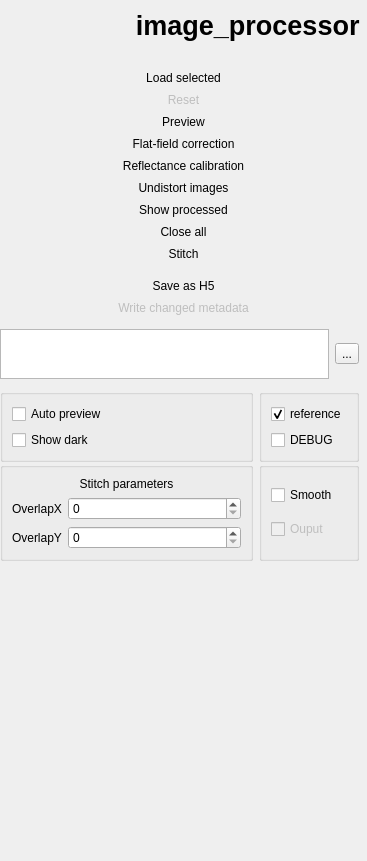
<?xml version="1.0" encoding="UTF-8"?>
<ui version="4.0">
 <class>Form</class>
 <widget class="QWidget" name="Form">
  <property name="geometry">
   <rect>
    <x>0</x>
    <y>0</y>
    <width>367</width>
    <height>861</height>
   </rect>
  </property>
  <property name="sizePolicy">
   <sizepolicy hsizetype="Minimum" vsizetype="Preferred">
    <horstretch>0</horstretch>
    <verstretch>0</verstretch>
   </sizepolicy>
  </property>
  <property name="windowTitle">
   <string>Form</string>
  </property>
  <layout class="QVBoxLayout" name="verticalLayout" stretch="0,0,1,0,0">
   <property name="leftMargin">
    <number>0</number>
   </property>
   <property name="topMargin">
    <number>0</number>
   </property>
   <property name="rightMargin">
    <number>0</number>
   </property>
   <property name="bottomMargin">
    <number>0</number>
   </property>
   <item>
    <spacer name="verticalSpacer_6">
     <property name="orientation">
      <enum>Qt::Vertical</enum>
     </property>
     <property name="sizeType">
      <enum>QSizePolicy::Fixed</enum>
     </property>
     <property name="sizeHint" stdset="0">
      <size>
       <width>20</width>
       <height>10</height>
      </size>
     </property>
    </spacer>
   </item>
   <item>
    <widget class="QLabel" name="title">
     <property name="font">
      <font>
       <pointsize>20</pointsize>
       <weight>75</weight>
       <bold>true</bold>
      </font>
     </property>
     <property name="autoFillBackground">
      <bool>false</bool>
     </property>
     <property name="styleSheet">
      <string notr="true">background-color:  transparent;</string>
     </property>
     <property name="text">
      <string>image_processor </string>
     </property>
     <property name="alignment">
      <set>Qt::AlignRight|Qt::AlignTop|Qt::AlignTrailing</set>
     </property>
    </widget>
   </item>
   <item>
    <spacer name="verticalSpacer_2">
     <property name="orientation">
      <enum>Qt::Vertical</enum>
     </property>
     <property name="sizeType">
      <enum>QSizePolicy::Fixed</enum>
     </property>
     <property name="sizeHint" stdset="0">
      <size>
       <width>20</width>
       <height>20</height>
      </size>
     </property>
    </spacer>
   </item>
   <item>
    <layout class="QGridLayout" name="gridLayout" rowstretch="0,0,0,0,0,0,0,0,0,0,0,0,0,0,0,0,0,0,0,0,0,0,0,0" columnstretch="2,0,0,0">
     <property name="leftMargin">
      <number>0</number>
     </property>
     <property name="rightMargin">
      <number>0</number>
     </property>
     <property name="verticalSpacing">
      <number>0</number>
     </property>
     <item row="9" column="0" colspan="4">
      <widget class="QPushButton" name="btn_undistort_images">
       <property name="text">
        <string>Undistort images</string>
       </property>
       <property name="flat">
        <bool>true</bool>
       </property>
      </widget>
     </item>
     <item row="22" column="0">
      <widget class="QGroupBox" name="groupBox_4">
       <property name="title">
        <string/>
       </property>
       <layout class="QVBoxLayout" name="verticalLayout_3">
        <item>
         <widget class="QCheckBox" name="cb_peview_on_load">
          <property name="text">
           <string>Auto preview</string>
          </property>
         </widget>
        </item>
        <item>
         <widget class="QCheckBox" name="cb_preview_dark">
          <property name="text">
           <string>Show dark</string>
          </property>
         </widget>
        </item>
       </layout>
      </widget>
     </item>
     <item row="10" column="0" colspan="4">
      <widget class="QPushButton" name="btn_show_processed">
       <property name="minimumSize">
        <size>
         <width>0</width>
         <height>0</height>
        </size>
       </property>
       <property name="text">
        <string>Show processed</string>
       </property>
       <property name="flat">
        <bool>true</bool>
       </property>
      </widget>
     </item>
     <item row="18" column="0" colspan="3">
      <spacer name="verticalSpacer_3">
       <property name="orientation">
        <enum>Qt::Vertical</enum>
       </property>
       <property name="sizeHint" stdset="0">
        <size>
         <width>20</width>
         <height>10</height>
        </size>
       </property>
      </spacer>
     </item>
     <item row="23" column="1" colspan="2">
      <widget class="QGroupBox" name="groupBox_2">
       <property name="title">
        <string/>
       </property>
       <layout class="QVBoxLayout" name="verticalLayout_4">
        <item>
         <widget class="QCheckBox" name="checkBox_5">
          <property name="text">
           <string>Smooth</string>
          </property>
         </widget>
        </item>
        <item>
         <widget class="QCheckBox" name="cb_show_output">
          <property name="enabled">
           <bool>false</bool>
          </property>
          <property name="text">
           <string>Ouput</string>
          </property>
          <property name="checked">
           <bool>false</bool>
          </property>
         </widget>
        </item>
       </layout>
      </widget>
     </item>
     <item row="19" column="3">
      <spacer name="horizontalSpacer">
       <property name="orientation">
        <enum>Qt::Horizontal</enum>
       </property>
       <property name="sizeType">
        <enum>QSizePolicy::Fixed</enum>
       </property>
       <property name="sizeHint" stdset="0">
        <size>
         <width>2</width>
         <height>20</height>
        </size>
       </property>
      </spacer>
     </item>
     <item row="21" column="0" colspan="3">
      <spacer name="verticalSpacer_4">
       <property name="orientation">
        <enum>Qt::Vertical</enum>
       </property>
       <property name="sizeHint" stdset="0">
        <size>
         <width>20</width>
         <height>10</height>
        </size>
       </property>
      </spacer>
     </item>
     <item row="16" column="0" colspan="4">
      <widget class="QPushButton" name="btn_save">
       <property name="minimumSize">
        <size>
         <width>0</width>
         <height>0</height>
        </size>
       </property>
       <property name="text">
        <string>Save as H5</string>
       </property>
       <property name="flat">
        <bool>true</bool>
       </property>
      </widget>
     </item>
     <item row="23" column="0">
      <widget class="QGroupBox" name="groupBox_3">
       <property name="title">
        <string/>
       </property>
       <layout class="QGridLayout" name="gridLayout_4" columnstretch="0,1">
        <item row="2" column="1">
         <widget class="QDoubleSpinBox" name="sb_overlap_y">
          <property name="decimals">
           <number>0</number>
          </property>
          <property name="maximum">
           <double>10000.000000000000000</double>
          </property>
         </widget>
        </item>
        <item row="1" column="0">
         <widget class="QLabel" name="label">
          <property name="text">
           <string>OverlapX</string>
          </property>
         </widget>
        </item>
        <item row="2" column="0">
         <widget class="QLabel" name="label_2">
          <property name="text">
           <string>OverlapY</string>
          </property>
         </widget>
        </item>
        <item row="1" column="1">
         <widget class="QDoubleSpinBox" name="sb_overlap_x">
          <property name="sizePolicy">
           <sizepolicy hsizetype="Minimum" vsizetype="Fixed">
            <horstretch>0</horstretch>
            <verstretch>0</verstretch>
           </sizepolicy>
          </property>
          <property name="buttonSymbols">
           <enum>QAbstractSpinBox::UpDownArrows</enum>
          </property>
          <property name="prefix">
           <string/>
          </property>
          <property name="decimals">
           <number>0</number>
          </property>
          <property name="maximum">
           <double>10000.000000000000000</double>
          </property>
         </widget>
        </item>
        <item row="0" column="0" colspan="2">
         <widget class="QLabel" name="label_3">
          <property name="text">
           <string>Stitch parameters</string>
          </property>
          <property name="alignment">
           <set>Qt::AlignCenter</set>
          </property>
         </widget>
        </item>
       </layout>
      </widget>
     </item>
     <item row="15" column="0" colspan="3">
      <spacer name="verticalSpacer_5">
       <property name="orientation">
        <enum>Qt::Vertical</enum>
       </property>
       <property name="sizeHint" stdset="0">
        <size>
         <width>20</width>
         <height>10</height>
        </size>
       </property>
      </spacer>
     </item>
     <item row="22" column="1" colspan="2">
      <widget class="QGroupBox" name="groupBox">
       <property name="sizePolicy">
        <sizepolicy hsizetype="Preferred" vsizetype="Minimum">
         <horstretch>0</horstretch>
         <verstretch>0</verstretch>
        </sizepolicy>
       </property>
       <property name="title">
        <string/>
       </property>
       <layout class="QVBoxLayout" name="verticalLayout_2">
        <item>
         <widget class="QCheckBox" name="cb_preview_ref">
          <property name="text">
           <string>reference</string>
          </property>
          <property name="checked">
           <bool>true</bool>
          </property>
         </widget>
        </item>
        <item>
         <widget class="QCheckBox" name="btn_debug">
          <property name="text">
           <string>DEBUG</string>
          </property>
         </widget>
        </item>
       </layout>
      </widget>
     </item>
     <item row="17" column="0" colspan="4">
      <widget class="QPushButton" name="btn_write_metadata">
       <property name="enabled">
        <bool>false</bool>
       </property>
       <property name="text">
        <string>Write changed metadata</string>
       </property>
       <property name="flat">
        <bool>true</bool>
       </property>
      </widget>
     </item>
     <item row="19" column="0" colspan="2">
      <widget class="QPlainTextEdit" name="output_folder">
       <property name="maximumSize">
        <size>
         <width>16777215</width>
         <height>50</height>
        </size>
       </property>
       <property name="tabChangesFocus">
        <bool>true</bool>
       </property>
      </widget>
     </item>
     <item row="14" column="0" colspan="4">
      <widget class="QPushButton" name="btn_stitch">
       <property name="sizePolicy">
        <sizepolicy hsizetype="Minimum" vsizetype="Preferred">
         <horstretch>0</horstretch>
         <verstretch>0</verstretch>
        </sizepolicy>
       </property>
       <property name="minimumSize">
        <size>
         <width>0</width>
         <height>0</height>
        </size>
       </property>
       <property name="text">
        <string>Stitch</string>
       </property>
       <property name="flat">
        <bool>true</bool>
       </property>
      </widget>
     </item>
     <item row="12" column="0" colspan="4">
      <widget class="QPushButton" name="btn_close_views">
       <property name="minimumSize">
        <size>
         <width>0</width>
         <height>0</height>
        </size>
       </property>
       <property name="text">
        <string>Close all</string>
       </property>
       <property name="flat">
        <bool>true</bool>
       </property>
      </widget>
     </item>
     <item row="19" column="2">
      <widget class="QToolButton" name="btn_set_filepath_out">
       <property name="sizePolicy">
        <sizepolicy hsizetype="Fixed" vsizetype="Fixed">
         <horstretch>0</horstretch>
         <verstretch>0</verstretch>
        </sizepolicy>
       </property>
       <property name="text">
        <string>...</string>
       </property>
      </widget>
     </item>
     <item row="8" column="0" colspan="4">
      <widget class="QPushButton" name="btn_refl_calib">
       <property name="text">
        <string>Reflectance calibration</string>
       </property>
       <property name="flat">
        <bool>true</bool>
       </property>
      </widget>
     </item>
     <item row="6" column="0" colspan="4">
      <widget class="QPushButton" name="btn_ffc">
       <property name="minimumSize">
        <size>
         <width>0</width>
         <height>0</height>
        </size>
       </property>
       <property name="text">
        <string>Flat-field correction</string>
       </property>
       <property name="flat">
        <bool>true</bool>
       </property>
      </widget>
     </item>
     <item row="2" column="0" rowspan="2" colspan="4">
      <widget class="QPushButton" name="btn_preview">
       <property name="sizePolicy">
        <sizepolicy hsizetype="Minimum" vsizetype="Expanding">
         <horstretch>0</horstretch>
         <verstretch>0</verstretch>
        </sizepolicy>
       </property>
       <property name="minimumSize">
        <size>
         <width>0</width>
         <height>0</height>
        </size>
       </property>
       <property name="text">
        <string>Preview</string>
       </property>
       <property name="flat">
        <bool>true</bool>
       </property>
      </widget>
     </item>
     <item row="1" column="0" colspan="4">
      <widget class="QPushButton" name="btn_reset">
       <property name="enabled">
        <bool>false</bool>
       </property>
       <property name="focusPolicy">
        <enum>Qt::TabFocus</enum>
       </property>
       <property name="text">
        <string>Reset</string>
       </property>
       <property name="flat">
        <bool>true</bool>
       </property>
      </widget>
     </item>
     <item row="0" column="0" colspan="4">
      <widget class="QPushButton" name="btn_load">
       <property name="minimumSize">
        <size>
         <width>0</width>
         <height>0</height>
        </size>
       </property>
       <property name="sizeIncrement">
        <size>
         <width>0</width>
         <height>50</height>
        </size>
       </property>
       <property name="focusPolicy">
        <enum>Qt::TabFocus</enum>
       </property>
       <property name="text">
        <string>Load selected</string>
       </property>
       <property name="flat">
        <bool>true</bool>
       </property>
      </widget>
     </item>
    </layout>
   </item>
   <item>
    <spacer name="verticalSpacer">
     <property name="orientation">
      <enum>Qt::Vertical</enum>
     </property>
     <property name="sizeHint" stdset="0">
      <size>
       <width>20</width>
       <height>40</height>
      </size>
     </property>
    </spacer>
   </item>
  </layout>
 </widget>
 <tabstops>
  <tabstop>btn_load</tabstop>
  <tabstop>btn_reset</tabstop>
  <tabstop>btn_preview</tabstop>
  <tabstop>btn_ffc</tabstop>
  <tabstop>btn_refl_calib</tabstop>
  <tabstop>btn_undistort_images</tabstop>
  <tabstop>btn_show_processed</tabstop>
  <tabstop>btn_close_views</tabstop>
  <tabstop>btn_stitch</tabstop>
  <tabstop>btn_save</tabstop>
  <tabstop>btn_write_metadata</tabstop>
  <tabstop>output_folder</tabstop>
  <tabstop>btn_set_filepath_out</tabstop>
  <tabstop>cb_peview_on_load</tabstop>
  <tabstop>cb_preview_dark</tabstop>
  <tabstop>cb_preview_ref</tabstop>
  <tabstop>btn_debug</tabstop>
  <tabstop>sb_overlap_x</tabstop>
  <tabstop>sb_overlap_y</tabstop>
  <tabstop>checkBox_5</tabstop>
  <tabstop>cb_show_output</tabstop>
 </tabstops>
 <resources/>
 <connections/>
</ui>
